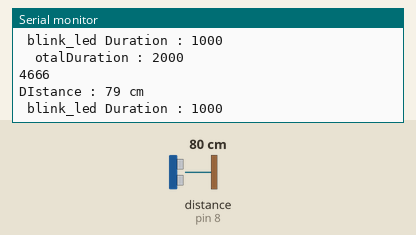
Bench run of a sketch on a simulated Arduino Uno, built with avr-gcc and run on an emulated ATmega328P. Shown: the last lines printed to the serial monitor. Wiring (inferred from the names in the program): ultrasonic range finder: trigger pin 9; echo pin 8. Inputs (shaded band) come from the test bench; at power-on: distance to the obstacle (sensor on pin 8) 80 cm. The echo pulse lasts 58.3 µs per cm.

Above: at 2.8 s.
2.9 s: distance to the obstacle (sensor on pin 8) set to 2 cm
At 3.7 s:
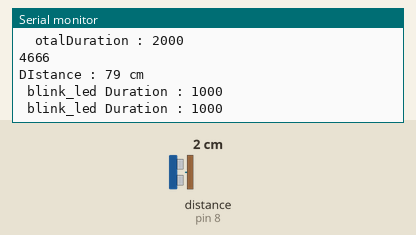
5.6 s: distance to the obstacle (sensor on pin 8) set to 4 cm
At 6.04 s:
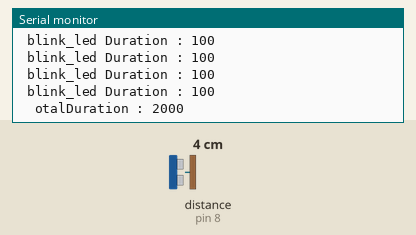
8.3 s: distance to the obstacle (sensor on pin 8) set to 18 cm
At 10.43 s:
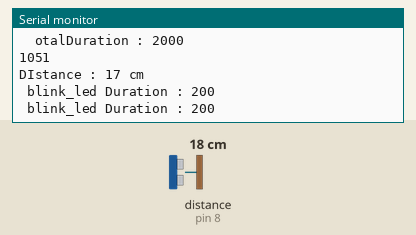
Timing chart, 0 to 11.9 s (numbered marks = the images above; inputs shaded):
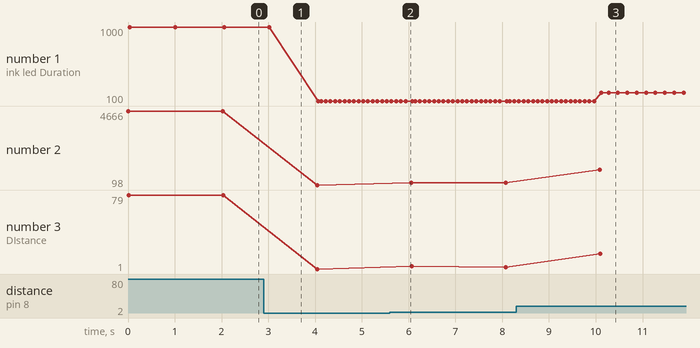

The sketch:

ultrasound-quiz.ino
```cpp
#define TRIG_PIN_NUM 9 //TRIG 핀과 연결된 아두이노 핀 번호 (초음파 보내는 핀)
#define ECHO_PIN_NUM 8 //ECHO 핀과 연결된 아두이노 핀 번호 (초음파 받는 핀)
#define LED_PIN_NUM 7 //LED와 연결된 아두이노 핀 번호

void setup() { //setup은 처음 한 번 실행되는 함수 입니다.
  Serial.begin(9600); //PC와 시리얼 통신을 설정

  pinMode(TRIG_PIN_NUM, OUTPUT); //TRIG 핀과 연결된 아두이노 핀을 출력으로 설정
  pinMode(ECHO_PIN_NUM, INPUT); //ECHO 핀과 연결된 아두이노 핀을 입력으로 설정
}

void loop() { //loop는 계속 반복 실행되는 함수 입니다.
  int blinkInterval = 0;
  long distance = getDistance(); // 거리를 측정해서 distance에 저장합니다.
  int totalDuration = 0;

  // 거리에 따라서 깜빡이는 속도를 다르게 설정합니다.
  if (distance > 40) {
    // 40cm보다 멀리 있을 때 설정
    blinkInterval = 1000;
  } else if (distance > 30) {
    // 30cm보다 멀리 있을 때 설정
    blinkInterval = 700;
  } else if (distance > 20) {
    // 20cm보다 멀리 있을 때 설정
    blinkInterval = 500;
  } else if (distance > 10) {
    // 10cm보다 멀리 있을 때 설정
    blinkInterval = 200;
  } else {
    // 10cm보다 가까이 있을 때 설정
    blinkInterval = 100;
  }

  while (true) { // 계속 반복되는 블럭
    blink_led(blinkInterval); // blinkInterval 동안 led를 깜빡임
    totalDuration = totalDuration + blinkInterval; // 깜빡인 시간을 더함

    if (totalDuration >= 2000){
      // 깜빡인 시간을 모두 더한 값이 2초 이상이면 반복을 중단함
      Serial.print("\totalDuration : ");
      Serial.println(totalDuration); // LED가 깜빡이는 시간을 보여줍니다.
      break;
    }
  }
}

// 주어진 시간 동안 led를 깜빡이는 함수입니다.
void blink_led(int duration)
{
  Serial.print("\n blink_led Duration : ");
  Serial.println(duration); // LED가 깜빡이는 시간을 보여줍니다.

  int half = duration / 2;
  digitalWrite(LED_PIN_NUM, HIGH);
  delay(half);
  digitalWrite(LED_PIN_NUM, LOW);
  delay(half);
}

// 거리를 측정해서 반환하는 함수입니다.
long getDistance()
{
  long duration, distance;

  digitalWrite(TRIG_PIN_NUM, LOW); //TRIG 핀의 신호를 LOW로 설정
  delayMicroseconds(2); // 2마이크로세컨드(0.000002초) 대기, 센서의 동작을 기다림

  digitalWrite(TRIG_PIN_NUM, HIGH); //TRIG 핀의 신호를 HIGH로 설정
  delayMicroseconds(10);  // 10마이크로세컨드(0.00001초) 대기, 센서의 동작을 기다림

  digitalWrite(TRIG_PIN_NUM, LOW); //TRIG 핀의 신호를 LOW로 설정

  duration = pulseIn(ECHO_PIN_NUM, HIGH); //물체에 반사되어돌아온 초음파의 시간을 변수에 저장합니다.
  // "pulseIn" Returns the length of the pulse in microseconds or gives up and returns 0 if no complete pulse was received within the timeout.

  // 거리를 구하는 공식의 단위를 맞춰서 계산해야 합니다.
  // 34000 * 초음파가 물체로 부터 반사되어 돌아오는시간 / 1000000 / 2 (왕복거리이므로 나누기 2를 해줍니다.)
  // 각각 m(미터) -> cm(센티미터), s(초) -> micro sec(마이크로 초)
  // 식을 정리하면 아래와 같습니다.
  distance = duration * 17 / 1000;

  // PC모니터로 초음파 거리값을 확인 하는 코드 입니다.
  Serial.println(duration ); // 초음파가 반사되어 돌아오는 시간을 보여줍니다.
  Serial.print("\nDIstance : ");
  Serial.print(distance); // 측정된 물체로부터 거리값(cm값)을 보여줍니다.
  Serial.println(" cm");

  return distance;
}
```

Measured:
- after the input at 8.3 s, the serial monitor: prints a new line after 1.8 s (image 3)
- plotted number 1: 1000 → 100 after the input at 2.9 s, 100 → 200 after the input at 8.3 s
- plotted number 2: 4666 → 98 after the input at 2.9 s, 98 → 222 after the input at 5.6 s, 222 → 1051 after the input at 8.3 s
- plotted number 3: 79 → 1 after the input at 2.9 s, 1 → 3 after the input at 5.6 s, 3 → 17 after the input at 8.3 s
